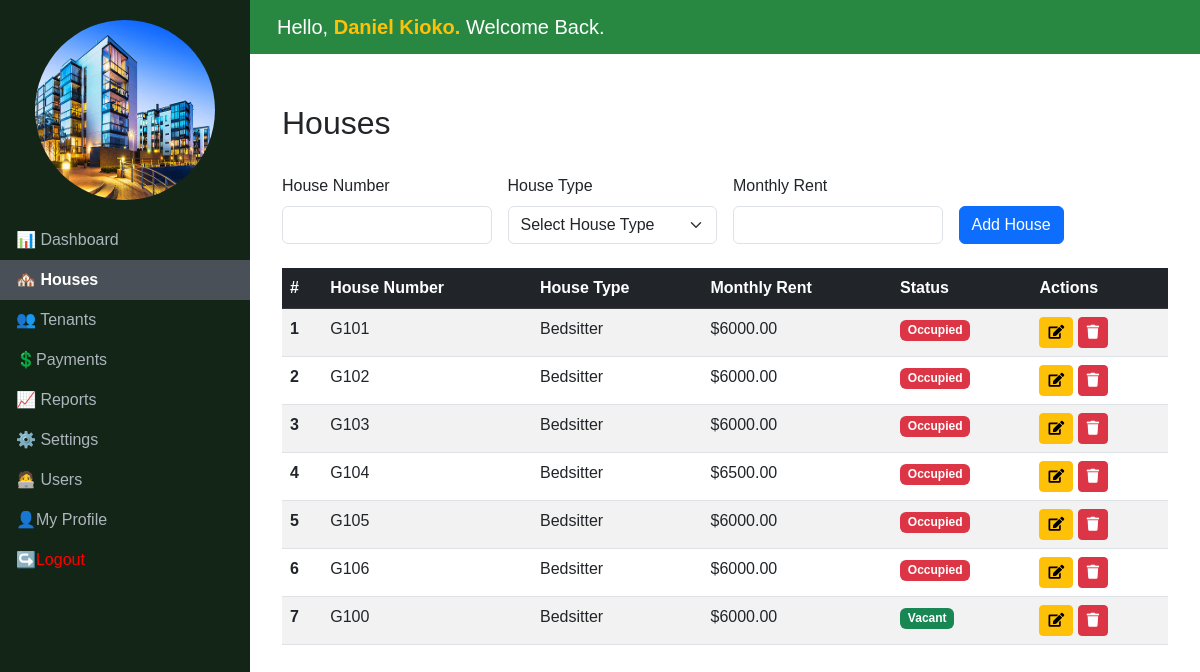
Before: /rentals/houses/ (signed in) with the older database file.
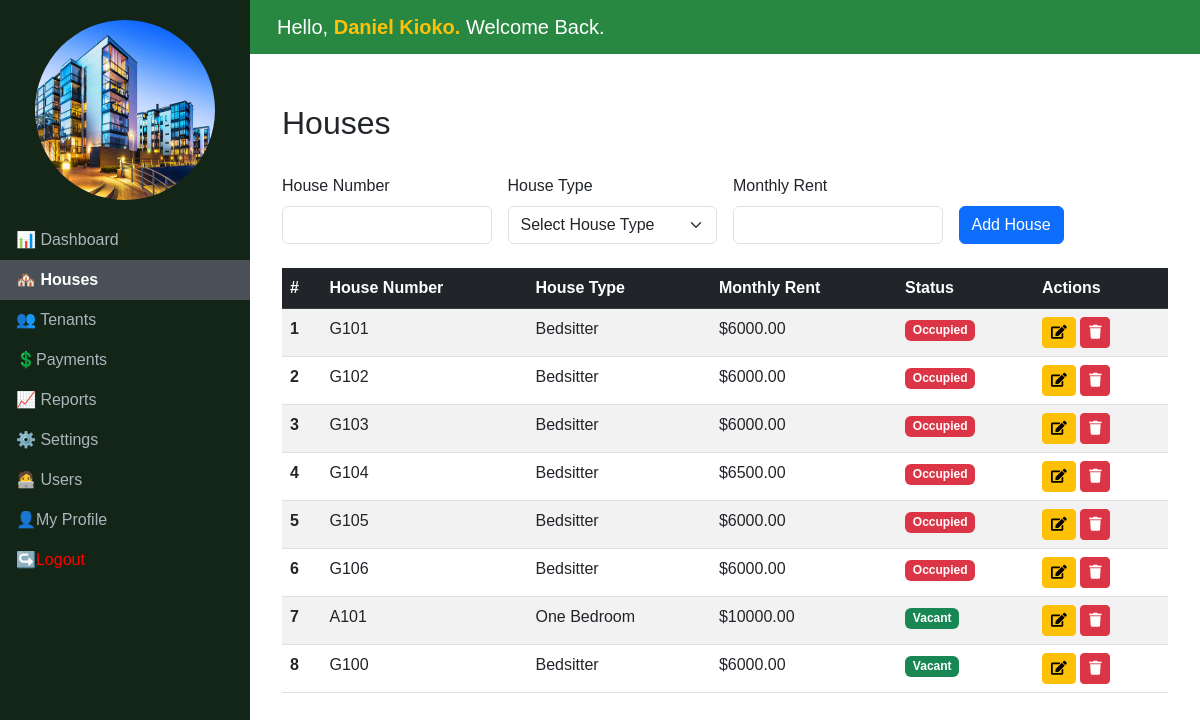
After: the same page with the newer database file.
### rentals/models.py (models this page shows, shortened)
class House(models.Model):
    HOUSE_TYPES = [
        ('Bedsitter', 'Bedsitter'),
        ('One Bedroom', 'One Bedroom'),
        ('Two Bedroom', 'Two Bedroom'),
        ('Three Bedroom', 'Three Bedroom'),
    ]
    number = models.CharField(max_length=20, unique=True)
    house_type = models.CharField(max_length=50, choices=HOUSE_TYPES)
    monthly_rent = models.DecimalField(max_digits=10, decimal_places=2)
    is_occupied = models.BooleanField(default=False)

### rentals/views.py (the view, shortened to what this page needs)
# urls.py: path('houses/', HousesView.as_view(), name='houses'),
class HousesView(LoginRequiredMixin, TemplateView):
    template_name = 'houses.html'
    def get_context_data(self, **kwargs):
        context = super().get_context_data(**kwargs)
        context['houses'] = House.objects.all().order_by('number')  # Fetch all houses sorted by number
        context['house_types'] = HouseType.objects.all()  # Fetch all house types
        return context

### rentals/templates/houses.html (shortened to what this page needs)
{% extends 'base.html' %}
{% block content %}
<div class="container-fluid">
    <div class="row mb-4">
        <h2 class="mt-4">Houses</h2>
    </div>
    <form method="post" class="row g-3 mb-4" id="houseForm">
        <div class="col-md-3">
            <label for="houseNumber" class="form-label">House Number</label>
            <input type="text" class="form-control" id="houseNumber" name="house_number" required>
        </div>
        <div class="col-md-3">
            <label for="houseType" class="form-label">House Type</label>
            <select class="form-select" id="houseType" name="house_type" required>
                <option value="" disabled selected>Select House Type</option>
            </select>
        </div>
        <div class="col-md-3">
            <label for="monthlyRent" class="form-label">Monthly Rent</label>
            <input type="number" class="form-control" id="monthlyRent" name="monthly_rent" readonly>
        </div>
        <div class="col-md-2 align-self-end">
            <button type="submit" class="btn btn-primary" id="formSubmitButton">Add House</button>
        </div>
    </form>
    <div class="table-responsive">
        <table class="table table-striped table-hover">
            <thead class="table-dark">
                <tr>
                    <th scope="col">#</th>
                    <th scope="col">House Number</th>
                    <th scope="col">House Type</th>
                    <th scope="col">Monthly Rent</th>
                    <th scope="col">Status</th>
                    <th scope="col">Actions</th>
                </tr>
            </thead>
            <tbody>
                {% for house in houses %}
                <tr>
                    <th scope="row">{{ forloop.counter }}</th>
                    <td>{{ house.number|title }}</td>
                    <td>{{ house.house_type }}</td>
                    <td>${{ house.monthly_rent }}</td>
                    <td>
                        {% if house.is_occupied %}
                        <span class="badge bg-danger">Occupied</span>
                        {% else %}
                        <span class="badge bg-success">Vacant</span>
                        {% endif %}
                    </td>
                    <td>
                        <button type="button"
                                class="btn btn-warning btn-sm btn-edit"
                                data-id="{{ house.id }}"
                                data-number="{{ house.number }}"
                                data-type="{{ house.house_type }}"
                                data-rent="{{ house.monthly_rent }}">
                            <i class="fa fa-edit" aria-hidden="true"></i>
                        </button>
                        <form action="{% url 'rentals:houses' %}" method="POST" style="display:inline;">
                            <button type="submit"
                                    class="btn btn-danger btn-sm"
                                    onclick="return confirm('Are you sure you want to delete house number {{ house.number }}?')">
                                <i class="fa fa-trash" aria-hidden="true"></i>
                            </button>
                        </form>
                    </td>
                </tr>
                {% endfor %}
            </tbody>
        </table>
    </div>
</div>
{% endblock %}

Changed rows visible on the page:
added House: number "A101", house_type "One Bedroom", monthly_rent "10000.00", is_occupied "Vacant"
